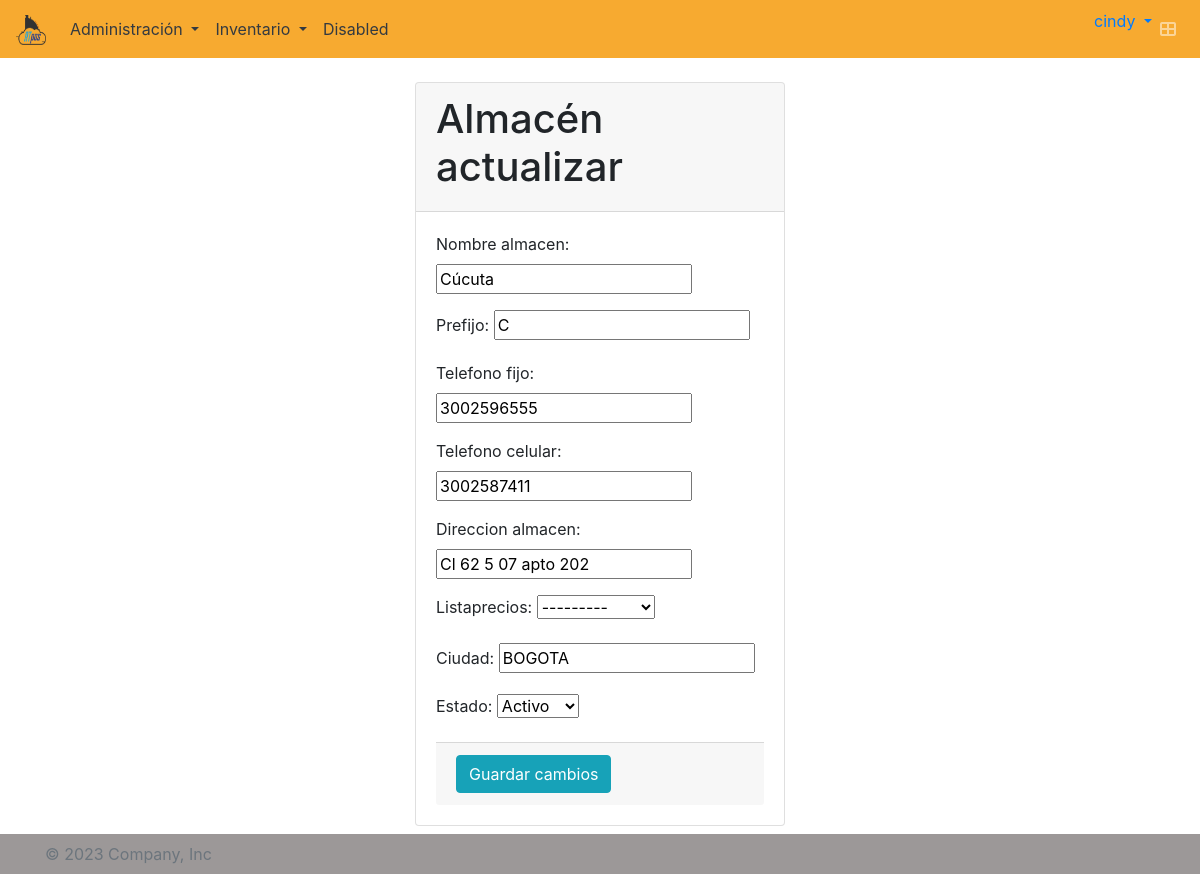
Page /almacen/update/4/ (signed in) on the committed database.
### atpos/models.py (models this page shows, shortened)
class Usuario(AbstractUser):
    empresa = models.ForeignKey(Empresa, on_delete=models.CASCADE, blank=True, null=True)
    tel_inicial = models.CharField(max_length=10, blank=True, null=True)
    class Meta:
        default_permissions = ()
        permissions = [('add_usuario', 'Usuario crear'),
                        ('change_usuario', 'Usuario modificar'),
                        ('delete_usuario', 'Usuario eliminar'),
                        ('view_usuario', 'Usuario ver'),
                        ('password_usuario', 'Puede cambiar la clave usuario')]

class Almacen(models.Model):
    nombre_almacen = models.CharField(max_length=20)
    prefijo = models.CharField(max_length=5)
    telefono_fijo = models.CharField(max_length=30)
    telefono_celular = models.CharField(max_length=30)
    direccion_almacen = models.CharField(max_length=200)
    ciudad = models.CharField(max_length=30)
    listaprecios = models.ForeignKey(ListaPrecios, null=True, blank=True, on_delete=models.CASCADE)
    estado = models.CharField(
        max_length=1,
        choices=ESTADO,
        default=ACTIVO,
    )
    empresa = models.ForeignKey(Empresa, on_delete=models.CASCADE, blank=True, null=True)
    class Meta:
        default_permissions = ()
        permissions = [('add_almacen', 'Almacén crear'),
                       ('change_almacen', 'Almacén modificar'),
                       ('delete_almacen', 'Almacén borrar'),
                       ('view_almacen', 'Almacén ver')]
        unique_together = ('empresa', 'nombre_almacen', 'prefijo')

### atpos/views.py (the view)
# urls.py: path('almacen/update/<int:pk>/', login_required(AlmacenUpdate.as_view()), name='almacen-update'),
class AlmacenUpdate(UpdateView):
    model = Almacen
    fields = [
        'nombre_almacen',
        'prefijo',
        'telefono_fijo',
        'telefono_celular',
        'direccion_almacen',
        'listaprecios',
        'ciudad',
        'estado']
    template_name_suffix = "_update_form"
    def get_form(self, form_class=None):
        form = super().get_form(form_class)
        empresa = self.request.user.empresa
        listaprecios_queryset = ListaPrecios.objects.filter(empresa=empresa)
        form.fields['listaprecios'].queryset = listaprecios_queryset
        return form

### atpos/models.py (called while the page is built)
    def __str__(self):
        return '{}'.format(self.nombre)

### atpos/templates/atpos/almacen_update_form.html (shortened to what this page needs)
{% extends 'base.html' %}
{% load static %}
{% block content %}
<br>
<section class="content" style="display: grid; place-items: center;">
    <div class="col-md-4">
        <div class="card">
            <div class="card-header">
                <h1>Almacén actualizar</h1>
            </div>
            <div class="card-body">
                <form method="post">
                    {{ form.as_p }}
                    <div class="card-footer">
                        <a href="{% url 'almacen-list' %}">
                            <button type="submit" class="btn btn-info">Guardar cambios</button>
                        </a>
                    </div>
                </form>
            </div>
        </div>
    </div>
    <br><br>
</section>
{% endblock %}

### atpos/templates/components/navbar.html (shortened to what this page needs)
{% load static %}
<nav class="navbar navbar-expand-lg navbar-dark bg-color-nav">
  <a class="navbar-brand" href="{% url 'tablero' %}">
    <img src="{% static 'img/LogoATpos200px.png' %}" width="30" height="30" alt="">
  </a>
  <div class="collapse navbar-collapse colortext" id="navbarSupportedContent">
    <ul class="navbar-nav mr-auto">
      <li class="nav-item dropdown">
        <a class="nav-link dropdown-toggle text-dark" href="#" id="navbarDropdown" role="button" data-toggle="dropdown" aria-haspopup="true" aria-expanded="false">
          Administración
        </a>
      </li>
      <li class="nav-item dropdown">
        <a class="nav-link dropdown-toggle text-dark" href="#" id="navbarDropdown" role="button" data-toggle="dropdown" aria-haspopup="true" aria-expanded="false">
          Inventario
        </a>
      </li>
      <li class="nav-item">
        <a class="nav-link text-dark" href="#">Disabled</a>
      </li>
    </ul>
  </div>
  <ul class="navbar-nav ml-auto">
    <li class="dropdown user user-menu">
      <a href="#" class="dropdown-toggle" data-toggle="dropdown">
        <span class="hidden-xs">{{ user.username }}</span>
      </a>
    </li>
    <li class="nav-item">
      <a class="nav-link" data-widget="control-sidebar" data-slide="true" href="#" role="button">
        <i class="fas fa-th-large"></i>
      </a>
    </li>
  </ul>
</nav>

### atpos/static/atpos/css/style.css (style rules this page uses)
.bg-color-nav { background-color: #f7aa30!important; }

### rows in the picture
Usuario: username "cindy"
Almacen: nombre_almacen "Cúcuta", prefijo "C", telefono_fijo "3002596555", telefono_celular "3002587411", direccion_almacen "Cl 62 5 07 apto 202", listaprecios "---------", ciudad "BOGOTA", estado "Activo"
